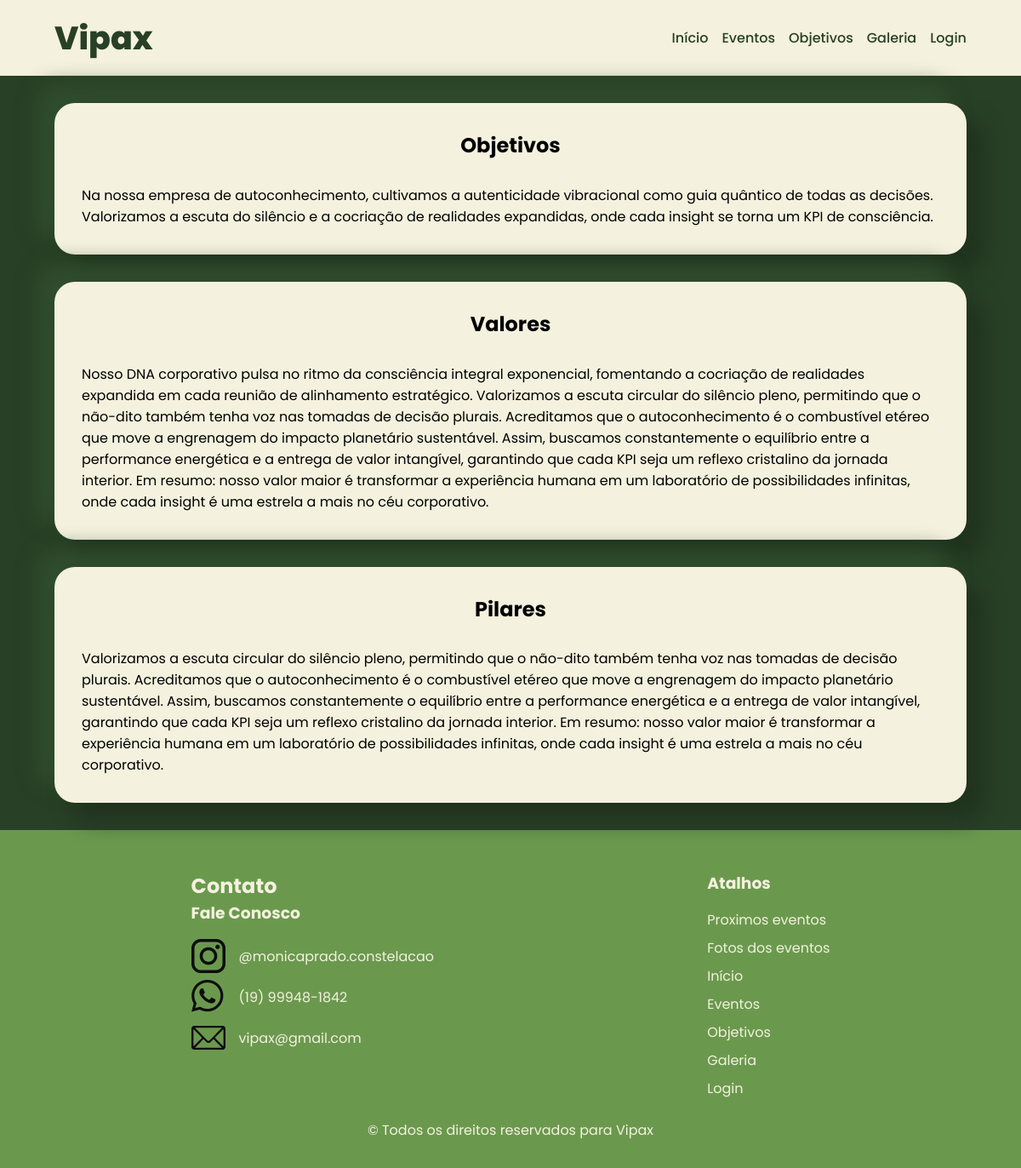
Before: /objetivos.php with the older database file.
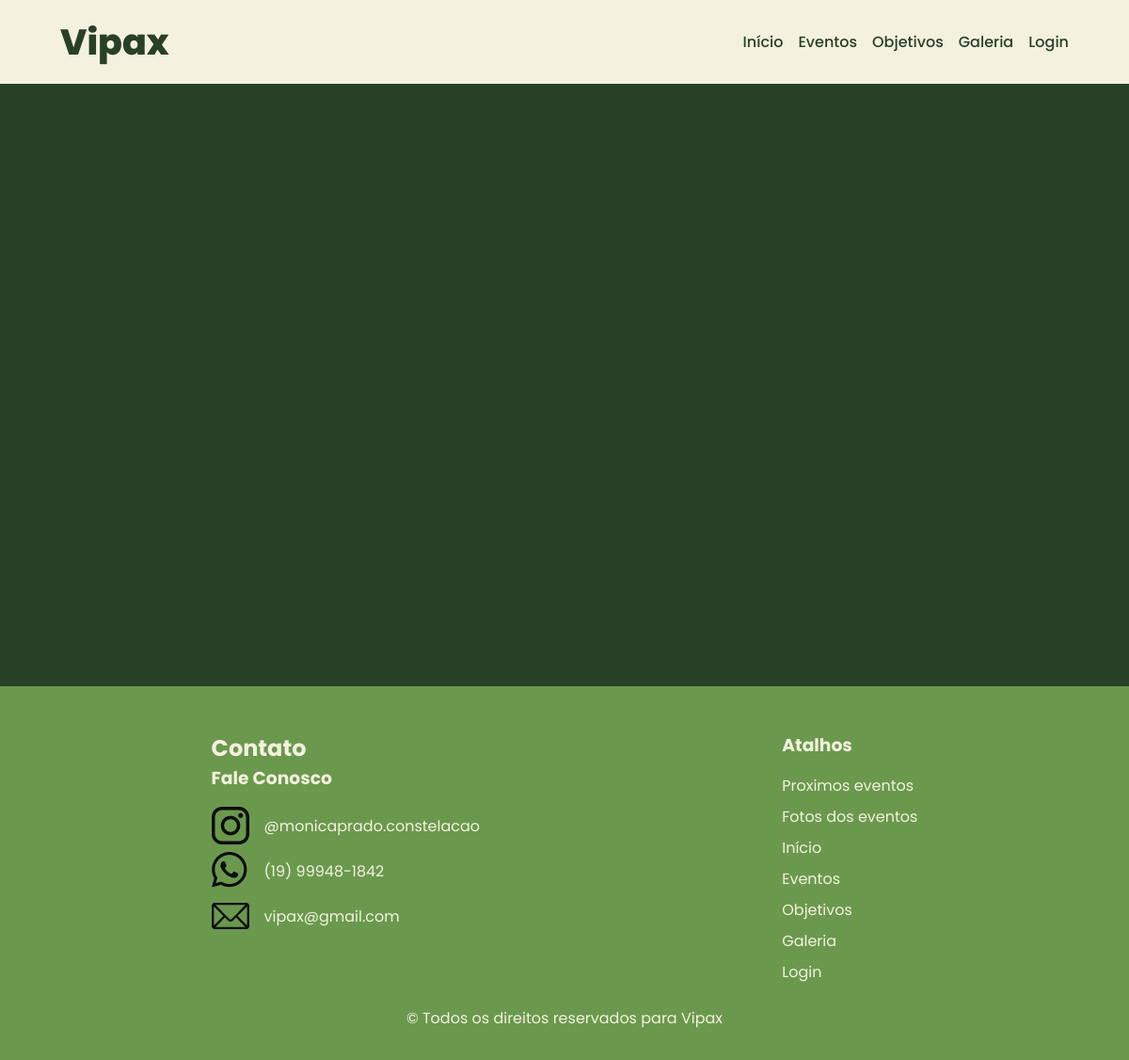
After: the same page with the newer database file.
### tables this page shows
CREATE TABLE IF NOT EXISTS `objetivos` (
  `id` int NOT NULL AUTO_INCREMENT,
  `titulo` varchar(255) NOT NULL,
  `texto` text,
  PRIMARY KEY (`id`)
);

### objetivos.php (the view, shortened to what this page needs)
<?php
include "header.php";
include "config/conexao.php";
?>
    <main id="objetivos">
      <?php
      $sql_code = "SELECT * FROM objetivos";
      $query_objetivos = $mysqli->query($sql_code);
      while ($row = $query_objetivos->fetch_assoc()) {
      ?>
      <section class="objetivos">
        <h2><?= $row['titulo'];?></h2>
        <p><?= $row['texto'];?></p>
      </section>
      <?php } ?>
    </main>
<?php
include "footer.php";
?>

Changed rows visible on the page:
removed objetivos: titulo "Objetivos", texto "Na nossa empresa de autoconhecimento, cultivamos a autenticidade vibracional como guia quântico de todas as decisões. Valorizamos a escuta do silêncio e a cocriação de realidades expandidas, onde cada insight se torna um KPI de consciência."
removed objetivos: titulo "Valores", texto "Nosso DNA corporativo pulsa no ritmo da consciência integral exponencial, fomentando a cocriação de realidades expandida em cada reunião de alinhamento estratégico. Valorizamos a escuta circular do silêncio pleno, permitindo que o não-dito também tenha voz nas tomadas de decisão plurais. Acreditamos que o autoconhecimento é o combustível etéreo que move a engrenagem do impacto planetário sustentável. Assim, buscamos constantemente o equilíbrio entre a performance energética e a entrega de valor intangível, garantindo que cada KPI seja um reflexo cristalino da jornada interior. Em resumo: nosso valor maior é transformar a experiência humana em um laboratório de possibilidades infinitas, onde…"
removed objetivos: titulo "Pilares", texto "Valorizamos a escuta circular do silêncio pleno, permitindo que o não-dito também tenha voz nas tomadas de decisão plurais. Acreditamos que o autoconhecimento é o combustível etéreo que move a engrenagem do impacto planetário sustentável. Assim, buscamos constantemente o equilíbrio entre a performance energética e a entrega de valor intangível, garantindo que cada KPI seja um reflexo cristalino da jornada interior. Em resumo: nosso valor maior é transformar a experiência humana em um laboratório de possibilidades infinitas, onde cada insight é uma estrela a mais no céu corporativo."
